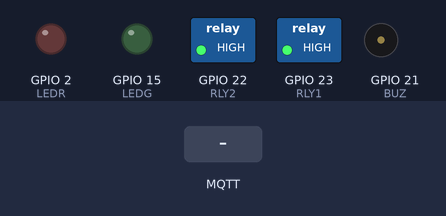
Bench run of a sketch on a simulated ESP32. Shown: switched loads named in the sketch (green lamp = pin HIGH), output pins drawn as LEDs (lit = HIGH), buzzer (waves = sounding, pin HIGH). The test bench sets the inputs (shaded band). WiFi joins after 1.5 s; servers stay silent unless stated; no MQTT or app messages arrive unless stated; what the sketch prints to the serial monitor is not drawn.

Above: at 2.7 s.
2.8 s: MQTT message "ledr_1" arrives on the first subscribed topic
At 3.9 s:
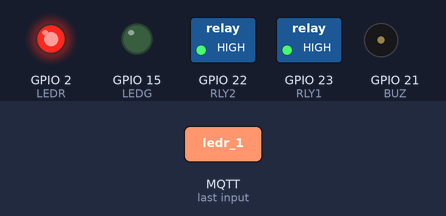
4.3 s: MQTT message "ledg_1" arrives on the first subscribed topic
At 5.1 s:
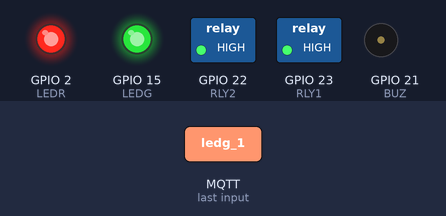
5.8 s: MQTT message "rly1_1" arrives on the first subscribed topic
At 6.2 s:
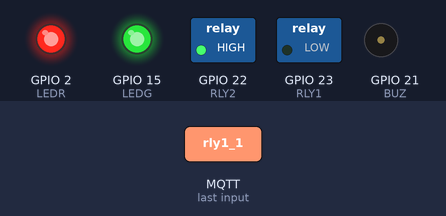
7.3 s: MQTT message "ledr_0" arrives on the second subscribed topic
At 8.5 s:
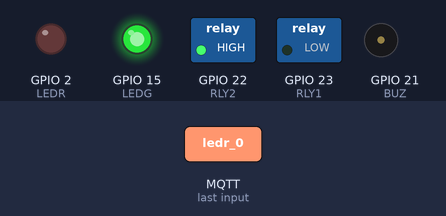
8.8 s: MQTT message "ledg_0" arrives on the second subscribed topic
At 9.7 s:
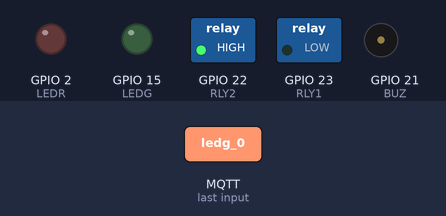
10.3 s: MQTT message "rly1_0" arrives on the second subscribed topic
At 10.8 s:
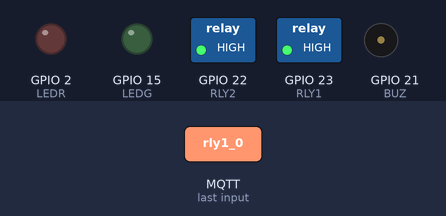
Timing chart, 0 to 12.8 s (numbered marks = the images above; inputs shaded):
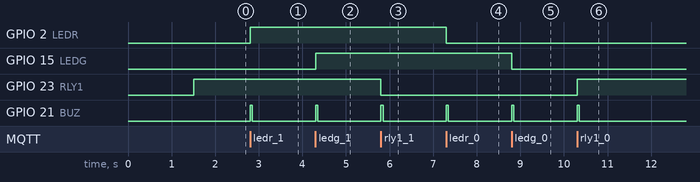

Measured:
- after the input at 2.8 s, GPIO 2 (LEDR): LOW → HIGH at once; GPIO 21 (BUZ): LOW → HIGH at once, → LOW 0.05 s later
- after the input at 4.3 s, GPIO 15 (LEDG): LOW → HIGH at once; GPIO 21 (BUZ): LOW → HIGH at once, → LOW 0.05 s later
- after the input at 5.8 s, GPIO 23 (RLY1): HIGH → LOW at once; GPIO 21 (BUZ): LOW → HIGH at once, → LOW 0.05 s later
- after the input at 7.3 s, GPIO 2 (LEDR): HIGH → LOW at once; GPIO 21 (BUZ): LOW → HIGH at once, → LOW 0.05 s later
- after the input at 8.8 s, GPIO 15 (LEDG): HIGH → LOW at once; GPIO 21 (BUZ): LOW → HIGH at once, → LOW 0.05 s later
- after the input at 10.3 s, GPIO 23 (RLY1): LOW → HIGH at once; GPIO 21 (BUZ): LOW → HIGH at once, → LOW 0.05 s later

The sketch:

NodeRED_AllOutput.ino
```cpp
#include <WiFi.h>
#include <WiFiClientSecure.h>
#include <PubSubClient.h>

#define LEDR 2
#define LEDG 15
#define RLY1 23
#define RLY2 22
#define BUZ  21

// ==== WiFi credentials ====
const char* ssid        = "YOUR_SSID";
const char* password    = "YOUR_PW";

// ==== HiveMQ Cloud credentials ====
const char* mqtt_server = "YOUR_URL_SERVER";
const int   mqtt_port   = 8883;
const char* mqtt_user   = "YOUR SERVER_USERNAME";
const char* mqtt_pass   = "YOUR_SERVER_PW";
WiFiClientSecure espClient;
PubSubClient client(espClient);

void beep(int bil, int tempoh)
{ for(int i=0;i<bil;i++)
  { digitalWrite(BUZ,HIGH); delay(tempoh);
    digitalWrite(BUZ,LOW);  delay(tempoh);
  }
}

void setup_wifi()
{ Serial.print("Connecting to ");
  Serial.println(ssid);

  WiFi.begin(ssid, password);
  while (WiFi.status() != WL_CONNECTED)
  { delay(500);
    Serial.print(".");
  }
  Serial.println("\nWiFi connected");
  Serial.print("IP address: ");
  Serial.println(WiFi.localIP());
}

void callback(char* topic, byte* payload, unsigned int length)
{ String msg = "";
  for (int i = 0; i < length; i++)
    msg += (char)payload[i];
  Serial.print("Message arrived [");
  Serial.print(topic);
  Serial.print("]: ");
  Serial.println(msg);

  if (msg == "ledr_1") digitalWrite(LEDR, HIGH);
  if (msg == "ledr_0") digitalWrite(LEDR, LOW);
  if (msg == "ledg_1") digitalWrite(LEDG, HIGH);
  if (msg == "ledg_0") digitalWrite(LEDG, LOW);

  if (msg == "rly1_1") digitalWrite(RLY1, LOW);
  if (msg == "rly1_0") digitalWrite(RLY1, HIGH);
  if (msg == "rly2_1") digitalWrite(RLY2, LOW);
  if (msg == "rly2_0") digitalWrite(RLY2, HIGH);

  beep(1,50);
}

void reconnect()
{ while (!client.connected())
  { Serial.print("Attempting MQTT connection...");
    if (client.connect("ESPClient", mqtt_user, mqtt_pass))
    { Serial.println("connected");
      client.subscribe("aim/LedControl");
      client.subscribe("aim/RlyControl");
    }
    else
    { Serial.print("failed, rc=");
      Serial.print(client.state());
      Serial.println(" try again in 5 seconds");
      delay(5000);
    }
  }
}

void setup()
{ Serial.begin(115200);
  setup_wifi();

  espClient.setInsecure();
  client.setServer(mqtt_server, mqtt_port);
  client.setCallback(callback);

  pinMode(LEDR,OUTPUT);  digitalWrite(LEDR,LOW);
  pinMode(LEDG,OUTPUT);  digitalWrite(LEDG,LOW);

  pinMode(RLY1,OUTPUT);  digitalWrite(RLY1,HIGH);
  pinMode(RLY2,OUTPUT);  digitalWrite(RLY2,HIGH);
  pinMode(BUZ,OUTPUT);
}

void loop()
{ if (!client.connected())
    reconnect();
  client.loop();
}
```
